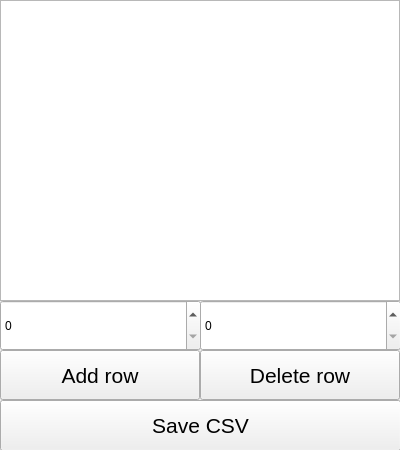
<?xml version="1.0" encoding="UTF-8"?>
<ui version="4.0">
 <class>Database</class>
 <widget class="QWidget" name="Database">
  <property name="geometry">
   <rect>
    <x>0</x>
    <y>0</y>
    <width>400</width>
    <height>450</height>
   </rect>
  </property>
  <property name="windowTitle">
   <string>Form</string>
  </property>
  <widget class="QTableView" name="tableView">
   <property name="geometry">
    <rect>
     <x>0</x>
     <y>0</y>
     <width>400</width>
     <height>301</height>
    </rect>
   </property>
  </widget>
  <widget class="QPushButton" name="add_row">
   <property name="geometry">
    <rect>
     <x>0</x>
     <y>350</y>
     <width>200</width>
     <height>50</height>
    </rect>
   </property>
   <property name="font">
    <font>
     <family>Ubuntu</family>
     <pointsize>16</pointsize>
     <italic>false</italic>
    </font>
   </property>
   <property name="text">
    <string>Add row</string>
   </property>
  </widget>
  <widget class="QPushButton" name="delete_row">
   <property name="geometry">
    <rect>
     <x>200</x>
     <y>350</y>
     <width>200</width>
     <height>50</height>
    </rect>
   </property>
   <property name="font">
    <font>
     <family>Ubuntu</family>
     <pointsize>16</pointsize>
     <italic>false</italic>
    </font>
   </property>
   <property name="text">
    <string>Delete row</string>
   </property>
  </widget>
  <widget class="QSpinBox" name="currrent_range_begin">
   <property name="geometry">
    <rect>
     <x>0</x>
     <y>300</y>
     <width>201</width>
     <height>51</height>
    </rect>
   </property>
  </widget>
  <widget class="QSpinBox" name="current_range_end">
   <property name="geometry">
    <rect>
     <x>200</x>
     <y>300</y>
     <width>201</width>
     <height>51</height>
    </rect>
   </property>
  </widget>
  <widget class="QPushButton" name="save_csv">
   <property name="geometry">
    <rect>
     <x>0</x>
     <y>400</y>
     <width>401</width>
     <height>51</height>
    </rect>
   </property>
   <property name="font">
    <font>
     <family>Ubuntu</family>
     <pointsize>16</pointsize>
    </font>
   </property>
   <property name="text">
    <string>Save CSV</string>
   </property>
  </widget>
 </widget>
 <resources/>
 <connections/>
</ui>
